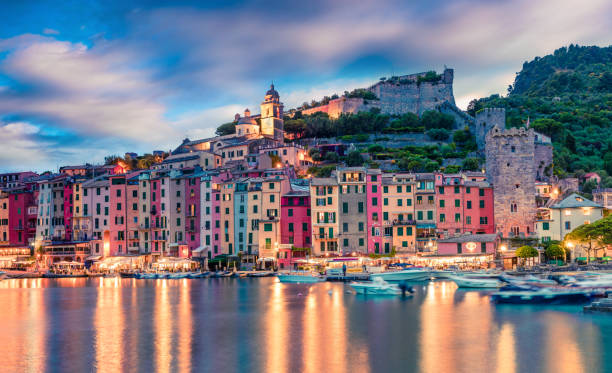
#> input picture city.jpg, 612 x 373 px
$ python image_transformations.py
#> lines starting #> are read from the running program, lines starting #| are printed output that depends on the picture
# EXP. NO: 04
# IMAGE-TRANSFORMATIONS
# Developed By: Subashini K
# Register Number: 212225240160

import cv2
import numpy as np
import matplotlib.pyplot as plt

# Step 1: Load the image
image = cv2.imread('city.jpg')
#> image is the input picture: shape (373, 612, 3); mean B, G, R 132.6, 123.2, 125.9

# Display the original image
plt.figure()
plt.imshow(cv2.cvtColor(image, cv2.COLOR_BGR2RGB))
plt.title("Original Image")
plt.axis('off')
plt.show()

# i) Image Translation
tx, ty = 100, 50
M_translation = np.float32([[1, 0, tx], [0, 1, ty]])
translated_image = cv2.warpAffine(image, M_translation, (image.shape[1], image.shape[0]))
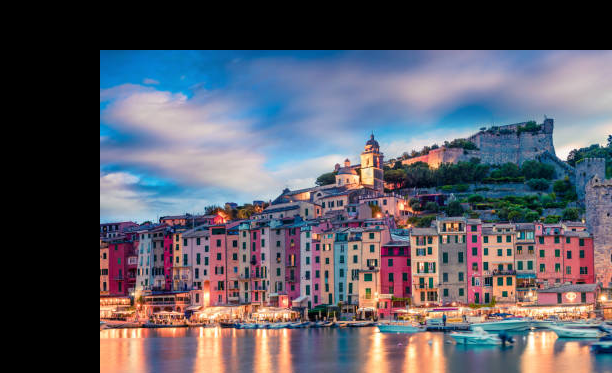
#> translated_image: shape (373, 612, 3); mean B, G, R 100.3, 89.6, 90.1

plt.figure()
plt.imshow(cv2.cvtColor(translated_image, cv2.COLOR_BGR2RGB))
plt.title("Translated Image")
plt.axis('off')
plt.show()

# ii) Image Scaling
fx, fy = 5.0, 2.0
scaled_image = cv2.resize(image, None, fx=fx, fy=fy, interpolation=cv2.INTER_LINEAR)
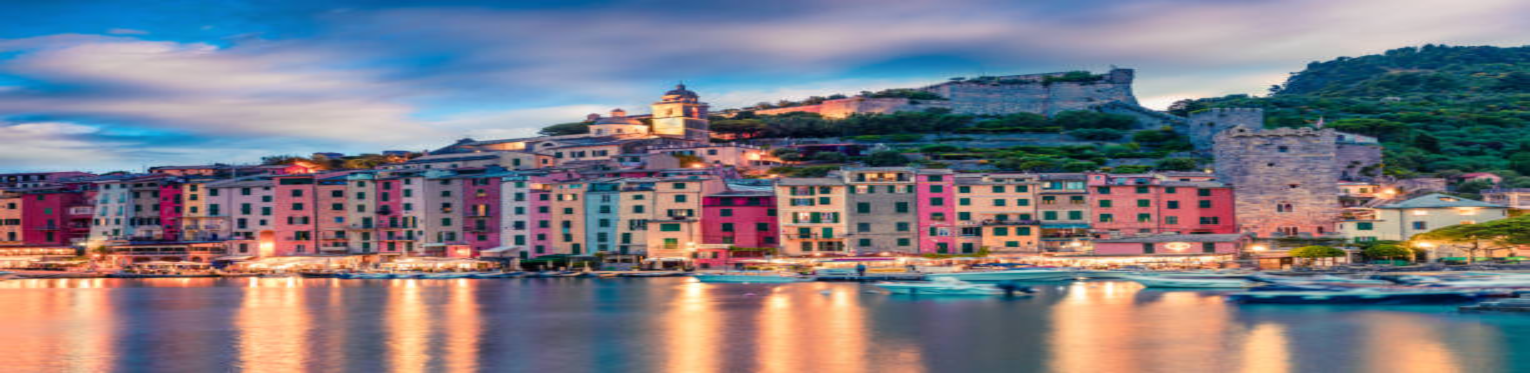
#> scaled_image: shape (746, 3060, 3) (shown at 1/2 size); mean B, G, R 132.6, 123.2, 125.8

plt.figure()
plt.imshow(cv2.cvtColor(scaled_image, cv2.COLOR_BGR2RGB))
plt.title("Scaled Image")
plt.axis('off')
plt.show()

# iii) Image Shearing
shear_matrix = np.float32([[1, 0.5, 0], [0.5, 1, 0]])
sheared_image = cv2.warpAffine(image, shear_matrix, (image.shape[1], image.shape[0]))
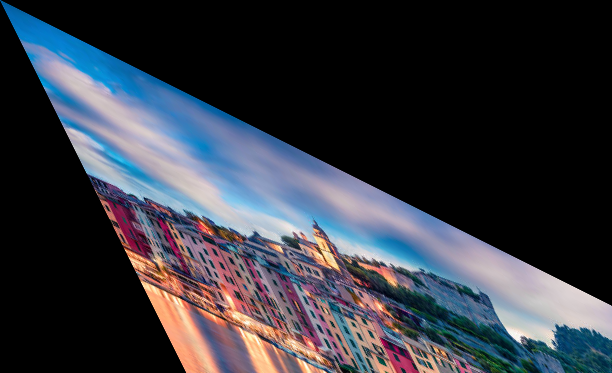
#> sheared_image: shape (373, 612, 3); mean B, G, R 64.4, 55.8, 53.2

plt.figure()
plt.imshow(cv2.cvtColor(sheared_image, cv2.COLOR_BGR2RGB))
plt.title("Sheared Image")
plt.axis('off')
plt.show()

# iv) Image Reflection
reflected_image = cv2.flip(image, 2)
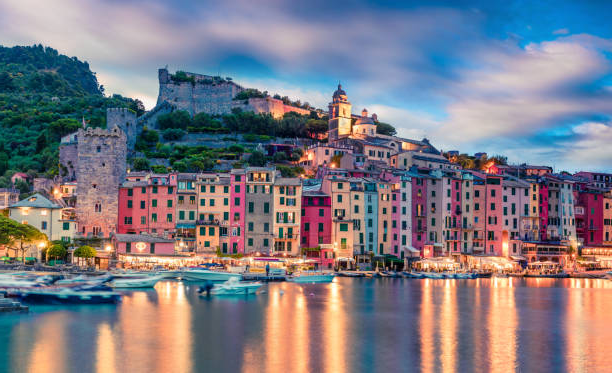
#> reflected_image: shape (373, 612, 3); mean B, G, R 132.6, 123.2, 125.9

plt.figure()
plt.imshow(cv2.cvtColor(reflected_image, cv2.COLOR_BGR2RGB))
plt.title("Reflected Image")
plt.axis('off')
plt.show()

# v) Image Rotation
(height, width) = image.shape[:2]
#> height = 373; width = 612
angle = 45
center = (width // 2, height // 2)
#> center = (306, 186)
M_rotation = cv2.getRotationMatrix2D(center, angle, 1)
rotated_image = cv2.warpAffine(image, M_rotation, (width, height))
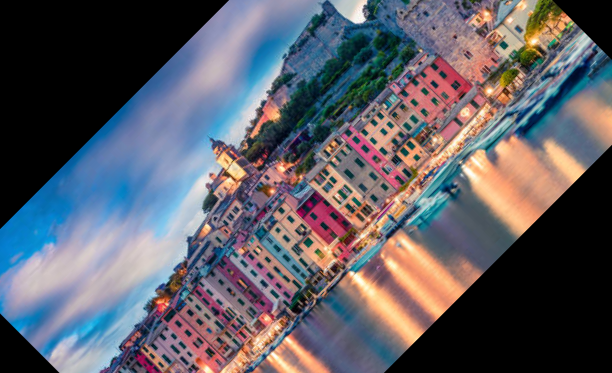
#> rotated_image: shape (373, 612, 3); mean B, G, R 101.6, 93.1, 93.9

plt.figure()
plt.imshow(cv2.cvtColor(rotated_image, cv2.COLOR_BGR2RGB))
plt.title("Rotated Image")
plt.axis('off')
plt.show()

# vi) Image Cropping
x, y, w, h = 100, 100, 200, 150
cropped_image = image[y:y+h, x:x+w]
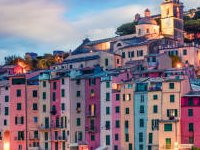
#> cropped_image: shape (150, 200, 3); mean B, G, R 130.5, 119.4, 134.8

plt.figure()
plt.imshow(cv2.cvtColor(cropped_image, cv2.COLOR_BGR2RGB))
plt.title("Cropped Image")
plt.axis('off')
plt.show()
